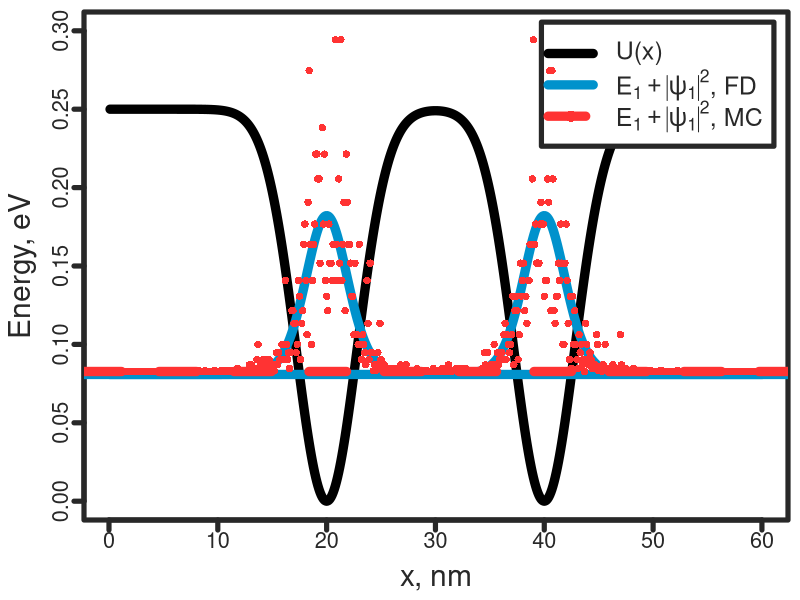
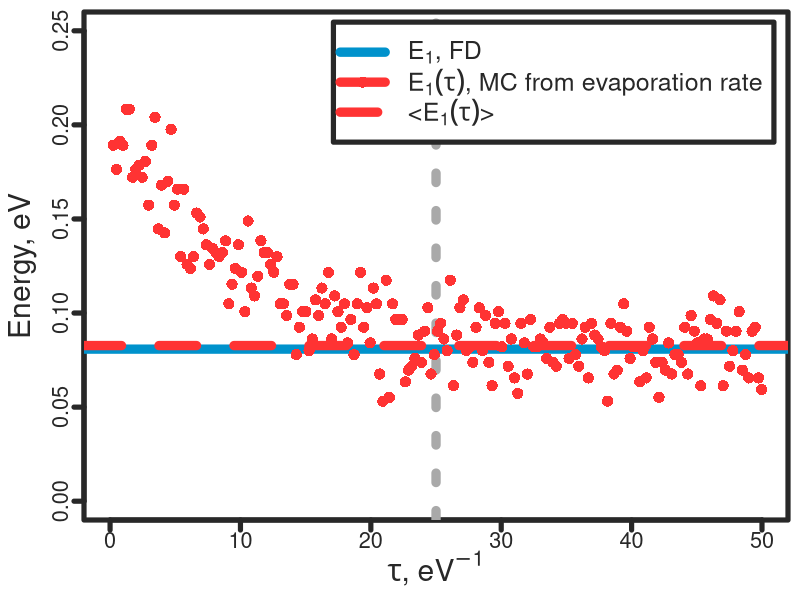

Source code (R) for these figures, in order:
# Решение уравнение Шредингера
# Задача Штурма-Лиувилля (методом конечных разностей) и метод Монте-Карло

h2m0 <- 0.0762 # eV*nm^2
me <- 0.067 #GaAs
a <- 4 #nm

U <- function(x){
	U0*(1 - exp(-(x-x1)^2/a^2) - exp(-(x-x2)^2/a^2))
}

L <- 60 #nm
x1 <- L/3
x2 <- 2*L/3
U0 <- 0.25 #eV
dx <- 0.1 #nm
Nx <- floor(L/dx)

E0 <- h2m0/me/dx^2
xn <- (1:Nx)*dx
Un <- U(xn)
un <- Un/E0

D <- h2m0/2/me
# D = dx^2/2/dtau, for 1D
dtau <- dx^2/2/D # 1/eV
p_evap <- Un*dtau
# p_evap >= 0 && p_evap <= 1

final_time <- 50 #1/eV
N_particles <- 2000
N_time_steps <- floor(final_time/dtau)
N_values_check <- 200
check_interval <- floor(N_time_steps / N_values_check)

filename <- paste("schr_FD_MC-", N_particles, "-", N_time_steps, "-", N_values_check, "-", Nx, sep="")

H <- diag(un+1)

H[row(H) - col(H) == 1] <- rep(-1/2, Nx-1)
H[row(H) - col(H) == -1] <- rep(-1/2, Nx-1)

# Находим собственные значения и собственные вектора матрицы Гамильтона H
eg <- eigen(H)

values <- eg$values*E0
vectors <- eg$vectors

#====================
# Monte-Carlo
#====================

energy_values <- NULL
tau_values <- NULL
evaporated_particles <- 0
t_current <- 0

particle_array <- rep(1,N_particles)
# Initial condition random
for(j in 1:N_particles){
	particle_array[j] <- sample(1:Nx,1)
}

#====================
# Цикл по времени - ЭТОТ ЦИКЛ НУЖНО УБРАТЬ В С++
#====================
for (jt in 1:N_time_steps) {
  # Цикл по частицам
  for (jn in 1:N_particles) {
    # Случайный скачок направо или налево
    particle_array[jn] <- particle_array[jn] + sample(c(-1,1),1)
	# Испарение с вероятностью p_evap
	if (particle_array[jn] >= 1 && particle_array[jn] <= Nx) {
	if (runif(1) < p_evap[particle_array[jn]]) {
		particle_array <- particle_array[-jn]
		particle_array <- c(particle_array, sample(particle_array, 1))
		evaporated_particles <- evaporated_particles+1
	}
	}
	else {
		particle_array <- particle_array[-jn]
		particle_array <- c(particle_array, sample(particle_array, 1))
	}
  }
  
  if (jt %% check_interval == 0) {
	tau_values <- c(tau_values, jt*dtau)
	# Вычисление энергии из скорости испарения
	if(N_particles-evaporated_particles > 0){
		energy <- log(N_particles/(N_particles-evaporated_particles))/(jt*dtau-t_current)
	}
	t_current <- jt*dtau
	evaporated_particles <- 0
	energy_values <- c(energy_values, energy)
  }
}

# Вводим функцию распеределения частиц
	particle_distribution <- rep(0, Nx)
	# Цикл по частицам
	for (jn in 1:N_particles) {
		if (particle_array[jn] >= 1 && particle_array[jn] <= Nx) {
			particle_distribution[particle_array[jn]] <- particle_distribution[particle_array[jn]] + 1
		}
	}
	particle_distribution <- particle_distribution/sqrt(sum(particle_distribution^2))

#==========================
# PLOTTING START
#==========================

nms <- c("U(x)",expression(paste(E[1]+abs(psi[1])^2, ", FD")), expression(paste(E[1]+abs(psi[1])^2, ", MC")))

x_max <- max(xn)
x_min <- min(xn)
x_length <- x_max-x_min
z_max <- 1.2*U0
z_min <- 0

number_of_lines <- 3

cols <- c("black", "#0092cc", "#ff3333")
ltys <- c(1, 1, 2)
pchs <- c(NA, NA, 16)

col_main <- "#282828"
lwd_main <- 5
axis_label_size <- 1.8
legend_font_size <- 1.5
tick_font_size <- 1.3
title_font_size <- 1.5

png(paste(filename, ".png", sep = ""), width = 3000, height = 2000, units = "px", pointsize = 45)
# par(mar = c(bottom, left, top, right))
par(mar = c(4.0, 4.2, 0.6, 0.6), mgp = c(2.5, 0.6, 0), lwd = lwd_main,
    bg = "#ffffff", col = col_main, col.lab = col_main, col.axis = col_main, col.main = col_main)

line_width <- 9
psz <- 1

plot(0, 0, pch = NA, # log = "y",
    xlim = c(x_min, x_max), ylim = c(z_min, z_max), 
    xlab = "x, nm", 
    ylab = "Energy, eV",
    cex.axis = tick_font_size,
    cex.main = title_font_size,
    cex.lab = axis_label_size)

axis(1, col.ticks = col_main, lwd = lwd_main, lwd.ticks = lwd_main, col = col_main, labels = FALSE)
axis(2, col.ticks = col_main, lwd = lwd_main, lwd.ticks = lwd_main, col = col_main, labels = FALSE)

# grid(nx = 5, ny = 5, col = "lightgray", lty = 2, lwd = 0.5*line_width, equilogs = FALSE)


lines(xn, Un, lwd = line_width, col = cols[1], lty = ltys[1])
abline(h=values[Nx], lwd = line_width, col = cols[2], lty = ltys[2])
lines(xn, values[Nx]+vectors[,Nx]^2/dx, lwd = line_width, col = cols[2], lty = ltys[2])

legend("topright", inset = 0.02, 
    legend = nms, 
    lwd = rep(line_width, number_of_lines), 
    lty = ltys,
    pch = pchs, 
    col = cols, 
    cex = legend_font_size,
    box.col = col_main)

N_values <- length(energy_values)
energy_correct <- mean(energy_values[floor(N_values/2):N_values])

#===================
# Plot the MC result
#===================

abline(h=energy_correct, lwd = line_width, col = cols[3], lty = ltys[3])
points(xn, energy_correct+particle_distribution^2/dx, col=cols[3], pch = 16)

dev.off()

#=====================
# Energy vs time plot
#=====================
nms <- c(expression(paste(E[1], ", FD")), expression(paste(E[1](tau), ", MC from evaporation rate")), expression(paste("<", E[1](tau), ">")))


x_max <- N_time_steps*dtau
x_min <- 0
x_length <- x_max-x_min
z_max <- U0
z_min <- 0

number_of_lines <- 3

cols <- c("#0092cc", "#ff3333", "#ff3333")
ltys <- c(1, 1, 2)
pchs <- c(NA, 16, NA)

col_main <- "#282828"
lwd_main <- 5
axis_label_size <- 1.8
legend_font_size <- 1.5
tick_font_size <- 1.3
title_font_size <- 1.5

png(paste(filename, "_energy.png", sep = ""), width = 3000, height = 2000, units = "px", pointsize = 45)
# par(mar = c(bottom, left, top, right))
par(mar = c(4.0, 4.2, 0.6, 0.6), mgp = c(2.5, 0.6, 0), lwd = lwd_main,
    bg = "#ffffff", col = col_main, col.lab = col_main, col.axis = col_main, col.main = col_main)

line_width <- 9
psz <- 1

plot(0, 0, pch = NA, # log = "y",
    xlim = c(x_min, x_max), ylim = c(z_min, z_max), 
    xlab = expression(paste(tau, ", ", eV^{-1})), 
    ylab = "Energy, eV",
    cex.axis = tick_font_size,
    cex.main = title_font_size,
    cex.lab = axis_label_size)

axis(1, col.ticks = col_main, lwd = lwd_main, lwd.ticks = lwd_main, col = col_main, labels = FALSE)
axis(2, col.ticks = col_main, lwd = lwd_main, lwd.ticks = lwd_main, col = col_main, labels = FALSE)

# grid(nx = 5, ny = 5, col = "lightgray", lty = 2, lwd = 0.5*line_width, equilogs = FALSE)

N_values <- length(energy_values)

abline(v=0.5*final_time, lwd = line_width, col = "darkgray", lty = 3)
abline(h=values[Nx], lwd = line_width, col = cols[1], lty = ltys[1])
points(tau_values, energy_values, col = cols[2], pch = pchs[2], cex = 1.5)
abline(h=energy_correct, lwd = line_width, col = cols[3], lty = ltys[3])

legend("topright", inset = 0.02, 
    legend = nms, 
    lwd = rep(line_width, number_of_lines), 
    lty = ltys,
    pch = pchs, 
    col = cols, 
    cex = legend_font_size,
    box.col = col_main)

dev.off()

write.table(data.frame(xn, vectors[,Nx], particle_distribution), paste(filename, "_density.dat", sep = ""), row.names = FALSE, col.names = FALSE)
write.table(data.frame(tau_values, energy_values, energy_values-values[Nx]), paste(filename, "_energy.dat", sep = ""), row.names = FALSE, col.names = FALSE)
